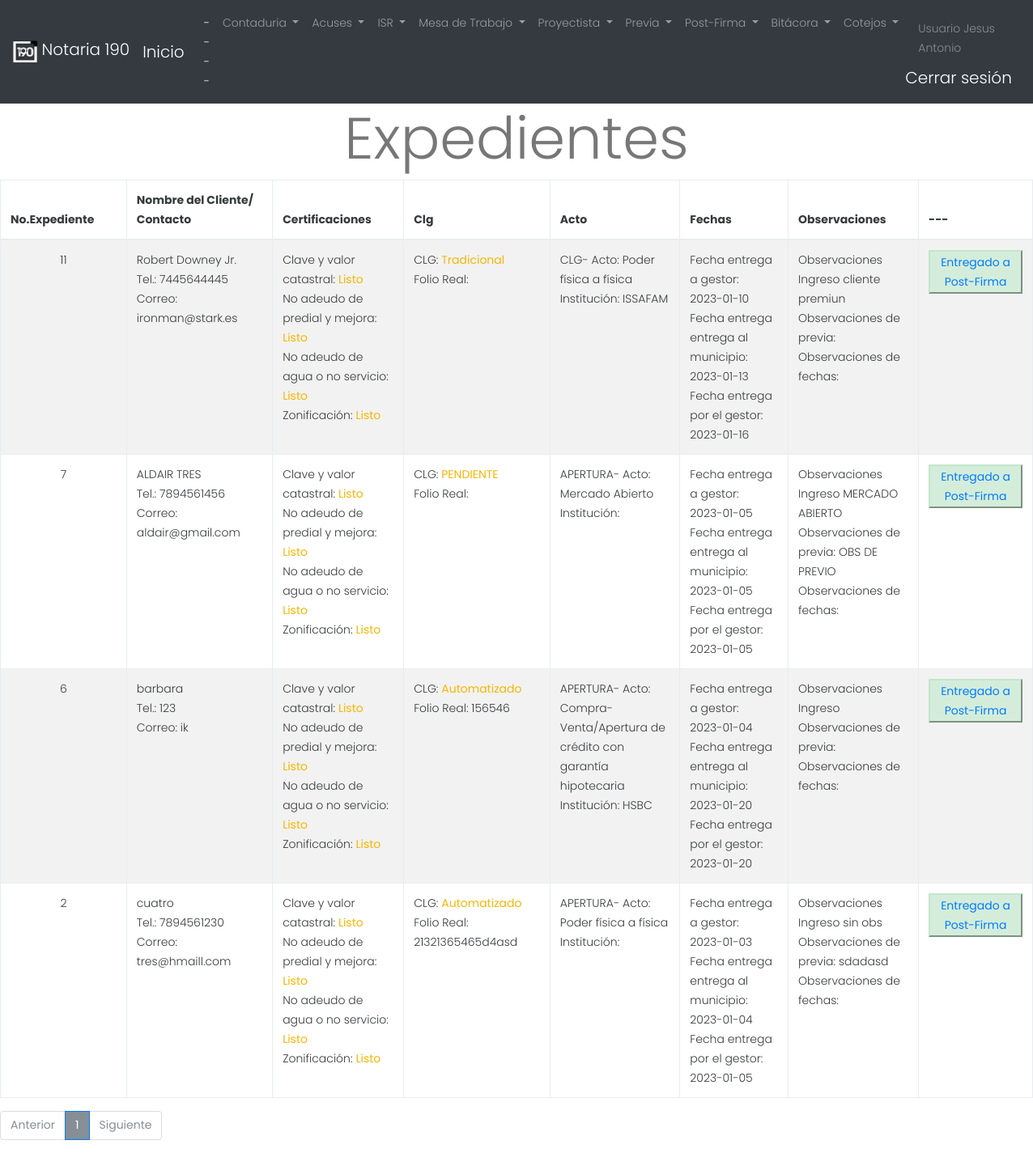
The page /consult_postfirma_mesa.php?pag=1 (signed in) on the database its author committed.
### tables this page shows
CREATE TABLE `usuarios` (
  `idusuario` int(11) NOT NULL,
  `u_nombre` varchar(100) NOT NULL,
  `u_apellido_pat` varchar(50) NOT NULL,
  `nickname` varchar(50) NOT NULL,
  `u_apellido_mat` varchar(50) NOT NULL,
  `contrasena` varchar(50) NOT NULL,
  `u_departamento` int(11) DEFAULT NULL,
  `u_nivel` int(30) NOT NULL
);

CREATE TABLE `expediente` (
  `id_expediente` int(11) NOT NULL,
  `nombre_del_cliente` varchar(1000) DEFAULT NULL,
  `telefono` varchar(50) DEFAULT NULL,
  `correo` varchar(500) DEFAULT NULL,
  `recepcion_fecha_hora` datetime NOT NULL,
  `id_proyectista` int(11) NOT NULL,
  `id_acto` int(11) NOT NULL,
  `id_institucion` int(11) DEFAULT NULL,
  `observaciones_1` text DEFAULT NULL,
  `id_usuario_n_exp` int(11) NOT NULL,
  `id_clg` int(11) DEFAULT NULL,
  `clg_auto_folio_real` varchar(1000) DEFAULT NULL,
  `id_clg_tradicional` int(11) DEFAULT NULL,
  `clg_tradi_tramite` date DEFAULT NULL,
  `clg_tradi_termino` date DEFAULT NULL,
  `clave_valor` varchar(1000) DEFAULT NULL,
  `no_adeudo_predial` varchar(1000) DEFAULT NULL,
  `no_adeudo_agua` varchar(1000) DEFAULT NULL,
  `zonificacion` varchar(1000) DEFAULT NULL,
  `fech_entrega_prev_mesa` datetime DEFAULT NULL,
  `user_entrega_prev_mesa` int(11) DEFAULT NULL,
  `observaciones_2` text DEFAULT NULL,
  `fecha_insert_clg` datetime DEFAULT NULL,
  `id_usuario_clg_certis` int(11) DEFAULT NULL,
  `cert_entrega_gestor` date DEFAULT NULL,
  `fech_cert_entrega_gestor` datetime DEFAULT NULL,
  `cert_entrega_municipio` date DEFAULT NULL,
  `fech_cert_entrega_municipio` datetime DEFAULT NULL,
  `cert_por_gestor` date DEFAULT NULL,
  `fech_cert_por_gestor` datetime DEFAULT NULL,
  `observaciones_3` text DEFAULT NULL,
  `id_usuario_certis` int(11) DEFAULT NULL,
  `entrega_al_proyectista` datetime DEFAULT NULL,
  `id_usuario_entr_proyectista` int(11) DEFAULT NULL,
  `firma` date DEFAULT NULL,
  `no_esc` int(11) DEFAULT NULL,
  `vol_esc` int(11) DEFAULT NULL,
  `fname_proyect` text DEFAULT NULL,
  `name_proyect` varchar(1000) DEFAULT NULL,
  `otorgamiento` date DEFAULT NULL,
  `fech_otorgamiento` datetime DEFAULT NULL,
  `fech_firma` date DEFAULT NULL,
  `fech_intermedia_fecha` datetime DEFAULT NULL,
  `intermedia_fecha` date DEFAULT NULL,
  `fecha_av_def` datetime DEFAULT NULL,
  `av_def` date DEFAULT NULL,
  `fech_entrega_proyc_mesa` datetime DEFAULT NULL,
  `usuario_entrega_proyc_mesa` int(11) DEFAULT NULL,
  `observaciones_4` text DEFAULT NULL,
  `id_usuario_proyect` int(11) DEFAULT NULL,
  `id_usu_entrega_mesa_postfirma` int(11) DEFAULT NULL,
  `fech_mesa_postfirma` datetime DEFAULT NULL,
  `traslado_dominio` date DEFAULT NULL,
  `dec_not/uif` date DEFAULT NULL,
  `testimonio` date DEFAULT NULL,
  `testi_cierre` date DEFAULT NULL,
  `testi_ingreso_rpp` date DEFAULT NULL,
  `testi_incripcion` date DEFAULT NULL,
  `legajo` date DEFAULT NULL,
  `pago_derechos` date DEFAULT NULL,
  `ifrem_ingreso` date DEFAULT NULL,
  `ifrem_inscripcion` date DEFAULT NULL,
  `anec_fecha` date DEFAULT NULL,
  `expedientecol` varchar(45) DEFAULT NULL,
  `expedientecol1` varchar(45) DEFAULT NULL
);

CREATE TABLE `clg_tipo` (
  `id_clg_tipo` int(11) NOT NULL,
  `clg_tipo` varchar(250) NOT NULL
);

CREATE TABLE `clg_actos` (
  `id_clg_acto` int(11) NOT NULL,
  `actos` varchar(500) NOT NULL
);

CREATE TABLE `exp_institucion` (
  `id_institucion` int(11) NOT NULL,
  `institucion` varchar(500) NOT NULL
);

CREATE TABLE `exp_actos` (
  `id_acto` int(11) NOT NULL,
  `acto` varchar(500) NOT NULL
);

### consult_postfirma_mesa.php (the view, shortened to what this page needs)
<?php
$con1= conectar();
?>
<!DOCTYPE html PUBLIC "-//W3C//DTD XHTML 1.0 Transitional//EN" "http://www.w3.org/TR/xhtml1/DTD/xhtml1-transitional.dtd">
<html lang="en">
  <head>
    <link rel="stylesheet" href="css/bootstrap.min.css">
    <link rel="stylesheet" href="css/estilos.css">
    </head>
    <body>
<?php
include ("nav.php");
?>
<center><h1 class="display-3">Expedientes</h1></center>
    <table class="table table-striped table-bordered">
  <thead>
    <tr>
      <th class="col-1">No.Expediente</th>
      <th class="col-1">Nombre del Cliente/ Contacto</th>
      <th class="col-1">Certificaciones</th>
      <th class="col-1">Clg</th>
      <th class="col-1">Acto</th>
      <th class="col-1">Fechas</th>
      <th class="col-1">Observaciones</th>
      <th class="col-1">---</th>
    </tr>
  </thead>
<?PHP
        $multiplicador = ($_GET['pag']-1)*8;
     $queryfam = "SELECT id_expediente, nombre_del_cliente, telefono, correo, recepcion_fecha_hora, p.u_nombre as proyectista, acto, exp_institu.institucion as institucion_exp, u.u_nombre, observaciones_1, clg_tipo, clg_auto_folio_real, folio_real,
clave_valor, no_adeudo_predial, no_adeudo_agua, zonificacion, tradi_acto.actos as tradi_acto1, tradi_institu.institucion as tradi_institu1, observaciones_2, clg_tradi_tramite, clg_tradi_termino, cert_entrega_gestor, cert_entrega_municipio, cert_por_gestor, observaciones_3,entrega_al_proyectista FROM not190.expediente
inner join proyectistas on proyectistas.id_proyectista = expediente.id_proyectista
inner join usuarios as p on p.idusuario = proyectistas.id_usuario
inner join exp_actos on exp_actos.id_acto = expediente.id_acto
left join exp_institucion as exp_institu on exp_institu.id_institucion = expediente.id_institucion
inner join usuarios as u on u.idusuario = expediente.id_usuario_n_exp
left join clg_tipo on clg_tipo.id_clg_tipo = expediente.id_clg
left join clg_tradicional as tradi on tradi.id_clg = expediente.id_clg_tradicional
left join clg_actos as tradi_acto on tradi.id_acto = tradi_acto.id_clg_acto
left join exp_institucion as tradi_institu on tradi_institu.id_institucion = tradi.id_institucion_clg_tradi
where fech_entrega_proyc_mesa is not null and fech_mesa_postfirma is null
order by id_expediente DESC LIMIT ".$multiplicador.",8";
    $resultfam = $con1->query($queryfam);
    $sqlnumrows = "SELECT COUNT(*) as total FROM not190.expediente
inner join proyectistas on proyectistas.id_proyectista = expediente.id_proyectista
inner join usuarios as p on p.idusuario = proyectistas.id_usuario
inner join exp_actos on exp_actos.id_acto = expediente.id_acto
left join exp_institucion as exp_institu on exp_institu.id_institucion = expediente.id_institucion
inner join usuarios as u on u.idusuario = expediente.id_usuario_n_exp
left join clg_tipo on clg_tipo.id_clg_tipo = expediente.id_clg
left join clg_tradicional as tradi on tradi.id_clg = expediente.id_clg_tradicional
left join clg_actos as tradi_acto on tradi.id_acto = tradi_acto.id_clg_acto
left join exp_institucion as tradi_institu on tradi_institu.id_institucion = tradi.id_institucion_clg_tradi
where fech_entrega_proyc_mesa is not null and fech_mesa_postfirma is null
order by id_expediente DESC;";
    $resultc = mysqli_query($con,$sqlnumrows);
    $rowtc = $resultc->fetch_assoc();
     $totale = $rowtc['total']/8 ;
     $redondeo = ceil($totale);
        while ($rowfam = $resultfam->fetch_array(MYSQLI_BOTH)){
?>
    <tr>
      <td><center><?php echo $rowfam['id_expediente'] ?></center></td>
      <td><?php echo $rowfam['nombre_del_cliente'] ?><br>
        Tel.: <?php echo $rowfam['telefono'] ?><br>Correo: <?php echo $rowfam['correo'] ?>
      </td>
      <td>
          Clave y valor catastral: <b><?php if ($rowfam['clave_valor']>=1) echo "Listo";?> </b>
      <br>No adeudo de predial y mejora: <b><?php if ($rowfam['no_adeudo_predial']>=1) echo "Listo";?> </b>
      <br>No adeudo de agua o no servicio: <b><?php if ($rowfam['no_adeudo_agua']>=1) echo "Listo";?> </b>
      <br>Zonificación: <b><?php if ($rowfam['zonificacion']>=1) echo "Listo";?> </b>
      </td>
      <td>CLG: <b><?php if($rowfam['clg_tipo'] >= 1){ echo $rowfam['clg_tipo'];}else{echo "PENDIENTE";} ?></b><br>
      Folio Real: <?php echo $rowfam['folio_real'] ?><?php echo $rowfam['clg_auto_folio_real'] ?><br>
      </td>
      <td><?php if ($rowfam['tradi_acto1'] <= 0 && $rowfam['tradi_institu1'] <= 0) {
          echo "APERTURA- Acto: ".$rowfam['acto']."<br> Institución: ".$rowfam['institucion_exp'];
      }else{ ?>CLG- Acto: <?php echo $rowfam['tradi_acto1'] ?> <br>Institución: <?php echo $rowfam['tradi_institu1'] ?>
      <?php }?>
      </td>
      <td>Fecha entrega a gestor: <br><?php echo $rowfam['cert_entrega_gestor'] ?><br>
          Fecha entrega entrega al municipio: <br> <?php echo $rowfam['cert_entrega_municipio'] ?><br>
          Fecha entrega por el gestor: <br><?php echo $rowfam['cert_por_gestor'] ?><br>
      </td>
      <td>Observaciones Ingreso <?php echo $rowfam['observaciones_1'] ?> <br>Observaciones de previa: <?php echo $rowfam['observaciones_2'] ?><br>Observaciones de fechas: <?php echo $rowfam['observaciones_3'] ?></td>
      <td>
        <?php
          echo '<button class="alert-success"><a href="exp_pasar_mesa_post.php?id_exp='.$rowfam['id_expediente'].'&user='.$user.'">Entregado a Post-Firma</a></button>';
        }
       ?>
       </td>
    </tr>
</table>
        <nav aria-label="...">
          <ul class="pagination ">
            <?PHP
            if($_GET['pag'] == 1){
            ?>
            <li class="page-item disabled">
              <span class="page-link">Anterior</span>
            </li>
            <?PHP
            }else{
            ?>
            <li class="page-item">
              <a class="page-link text-dark" href="consultar_exp.php?pag=<?PHP echo $_GET['pag']-1 ?>">Anterior</a>
            </li>
            <?PHP
            }
            for ($i=1;$i<=$redondeo;$i++){
                if($i == $_GET['pag']){
                    ?>
            <li class="page-item active">
              <span class="page-link bg-secondary text-white"><?PHP echo $i ?><span class="sr-only">(current)</span>
              </span>
            </li>
            <?php
            }else{
            ?>
            <li class="page-item">
                <a class="page-link text-dark" href="consultar_exp.php?pag=<?PHP echo $i ?>"><?PHP echo $i ?></a>
            </li>
            <?PHP
            }}
            if($_GET['pag'] == $redondeo){
            ?>
            <li class="page-item disabled">
              <span class="page-link ">Siguiente</span>
            </li>
            <?PHP
                }else{
            ?>
            <li class="page-item">
              <a class="page-link text-dark" href="consultar_exp.php?pag=<?PHP echo $_GET['pag']+1 ?>">Siguiente</a>
            </li>
            <?PHP
                }
            ?>
          </ul>
        </nav>
</body>

### nav.php (shortened to what this page needs)
<?php
$con= conectar();
if(isset($_SESSION['usuario'])){
  $user = $_SESSION['usuario'];
}else{
    echo 'Inicie una session';
    header('location: login.php');
    die();
}
$querynomuser = "SELECT u_nombre, u_nivel, u_departamento, nickname FROM not190.usuarios where idusuario = ".$user." ;";
$resultq = mysqli_query($con,$querynomuser);
$rowusu = $resultq->fetch_assoc();
$querynuevoexp = "SELECT * FROM not190.usu_expedientes where id_usuario = ".$user." and id_funcion = 1;";
$resultnuevoexp = mysqli_query($con,$querynuevoexp);
$filasnuevoexp=mysqli_num_rows($resultnuevoexp);
$qeryporyect = "SELECT * FROM not190.proyectistas where id_usuario = ".$user.";";
$resultproyect = mysqli_query($con,$qeryporyect);
$filaproyect=mysqli_num_rows($resultproyect);
?>
<!doctype html>
<html lang="en">
    <head>
        <link rel="stylesheet" href="css/bootstrap.css">
        <link rel="stylesheet" href="vendors/linericon/style.css">
        <link rel="stylesheet" href="css/font-awesome.min.css">
        <link rel="stylesheet" href="vendors/owl-carousel/owl.carousel.min.css">
        <link rel="stylesheet" href="vendors/lightbox/simpleLightbox.css">
        <link rel="stylesheet" href="vendors/nice-select/css/nice-select.css">
        <link rel="stylesheet" href="css/style.css">
        <link rel="stylesheet" href="css/responsive.css">
    </head>
    <body>
<nav class="navbar navbar-expand-lg navbar-dark bg-dark">
  <a class="navbar-brand" href="index.php">
    <img src="img/icono.png" width="30" height="30" class="d-inline-block align-top" alt="">
    Notaria 190
  </a>
  <a class="navbar-brand" href="index.php">Inicio</a>
  <div class="collapse navbar-collapse" id="navbarSupportedContent">
    <ul class="navbar-nav mr-auto">
      <li class="nav-item active">
        <a class="nav-link" href="index.php">---- <span class="sr-only">(current)</span></a>
      </li>
      <?php
      if($rowusu['u_departamento'] == 1 or $rowusu['u_departamento'] == 3){ ?>
      <li class="nav-item dropdown">
        <a class="nav-link dropdown-toggle" href="#" id="navbarDropdown" role="button" data-toggle="dropdown" aria-haspopup="true" aria-expanded="false">
          Contaduria
        </a>
      </li>
      <?php
      } ?>
      <?php
      if($rowusu['u_nivel'] >= 3 or $rowusu['u_departamento'] == 5){ ?>
      <li class="nav-item dropdown">
        <a class="nav-link dropdown-toggle" href="#" id="navbarDropdown" role="button" data-toggle="dropdown" aria-haspopup="true" aria-expanded="false">
          Acuses
        </a>
      </li>
      <?php
      } ?>
      <li class="nav-item dropdown">
        <a class="nav-link dropdown-toggle" href="#" id="navbarDropdown" role="button" data-toggle="dropdown" aria-haspopup="true" aria-expanded="false">
          ISR
        </a>
      </li>
      <?php
      if($filasnuevoexp >= 1){ ?>
      <li class="nav-item dropdown">
        <a class="nav-link dropdown-toggle" href="#" id="navbarDropdown" role="button" data-toggle="dropdown" aria-haspopup="true" aria-expanded="false">
          Mesa de Trabajo
        </a>
      </li>
      <?php
      } ?>
      <?php
      if($filaproyect >= 1){ ?>
      <li class="nav-item dropdown">
        <a class="nav-link dropdown-toggle" href="#" id="navbarDropdown" role="button" data-toggle="dropdown" aria-haspopup="true" aria-expanded="false">
          Proyectista
        </a>
      </li>
      <?php
      } ?>
      <li class="nav-item dropdown">
        <a class="nav-link dropdown-toggle" href="#" id="navbarDropdown" role="button" data-toggle="dropdown" aria-haspopup="true" aria-expanded="false">
          Previa
        </a>
      </li>
      <li class="nav-item dropdown">
        <a class="nav-link dropdown-toggle" href="#" id="navbarDropdown" role="button" data-toggle="dropdown" aria-haspopup="true" aria-expanded="false">
          Post-Firma
        </a>
      </li>
      <li class="nav-item dropdown">
        <a class="nav-link dropdown-toggle" href="#" id="navbarDropdown" role="button" data-toggle="dropdown" aria-haspopup="true" aria-expanded="false">
          Bitácora
        </a>
      </li>
      <?php
      if($rowusu['u_departamento'] > 1 or $rowusu['u_departamento'] == 1){ ?>
      <li class="nav-item dropdown">
        <a class="nav-link dropdown-toggle" href="#" id="navbarDropdown" role="button" data-toggle="dropdown" aria-haspopup="true" aria-expanded="false">
          Cotejos
        </a>
          <?php
          }
          ?>
      </li>
    </ul>
    <form class="form-inline my-2 my-lg-0">
      <a class="nav-item nav-link disabled" href="#">Usuario <?php echo $rowusu['u_nombre']; ?></a>
      <a class="navbar-brand" href="cerrar_session.php">Cerrar sesión</a>
    </form>
  </div>
</nav>        </header>

### css/style.css (style rules this page uses)
a { text-decoration: none; -webkit-transition: all 0.3s ease-in-out; -o-transition: all 0.3s ease-in-out; transition: all 0.3s ease-in-out; }
body { line-height: 24px; font-size: 14px; font-family: "Poppins", sans-serif; font-weight: 300; color: #777777; }
h1, h2, h3, h4, h5, h6 { font-family: "Poppins", sans-serif; font-weight: 600; }
.page-link { background: transparent; font-weight: 400; }
b, sup, sub, u, del { color: #f8b600; }
h1 { font-size: 36px; }
h1, h2, h3, h4, h5, h6 { line-height: 1.5em; }

### rows shown on the page
usuarios: u_nombre "Jesus Antonio"
expediente: id_expediente "11", nombre_del_cliente "Robert Downey Jr.", telefono "7445644445", correo "ironman@stark.es", clave_valor "Listo", no_adeudo_predial "Listo", no_adeudo_agua "Listo", zonificacion "Listo", id_clg.clg_tipo "Tradicional", clg_actos.actos "Poder física a física", exp_institucion.institucion "ISSAFAM", cert_entrega_gestor "2023-01-10", cert_entrega_municipio "2023-01-13", cert_por_gestor "2023-01-16", observaciones_1 "cliente premiun"
expediente: id_expediente "7", nombre_del_cliente "ALDAIR TRES", telefono "7894561456", correo "aldair@gmail.com", clave_valor "Listo", no_adeudo_predial "Listo", no_adeudo_agua "Listo", zonificacion "Listo", shows "PENDIENTE", id_acto.acto "Mercado Abierto", cert_entrega_gestor "2023-01-05", cert_entrega_municipio "2023-01-05", cert_por_gestor "2023-01-05", observaciones_1 "MERCADO ABIERTO", observaciones_2 "OBS DE PREVIO"
expediente: id_expediente "6", nombre_del_cliente "barbara", telefono "123", correo "ik", clave_valor "Listo", no_adeudo_predial "Listo", no_adeudo_agua "Listo", zonificacion "Listo", id_clg.clg_tipo "Automatizado", clg_auto_folio_real "156546", id_acto.acto "Compra-Venta/Apertura de crédito con garantía hipotecaria", id_institucion.institucion "HSBC", cert_entrega_gestor "2023-01-04", cert_entrega_municipio "2023-01-20", cert_por_gestor "2023-01-20"
expediente: id_expediente "2", nombre_del_cliente "cuatro", telefono "7894561230", correo "tres@hmaill.com", clave_valor "Listo", no_adeudo_predial "Listo", no_adeudo_agua "Listo", zonificacion "Listo", id_clg.clg_tipo "Automatizado", clg_auto_folio_real "21321365465d4asd", id_acto.acto "Poder física a física", cert_entrega_gestor "2023-01-03", cert_entrega_municipio "2023-01-04", cert_por_gestor "2023-01-05", observaciones_1 "sin obs", observaciones_2 "sdadasd"
